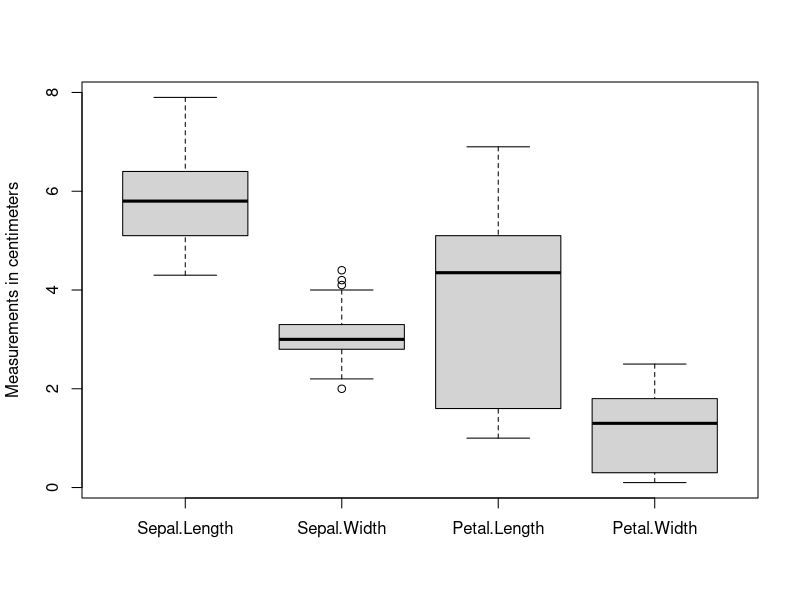
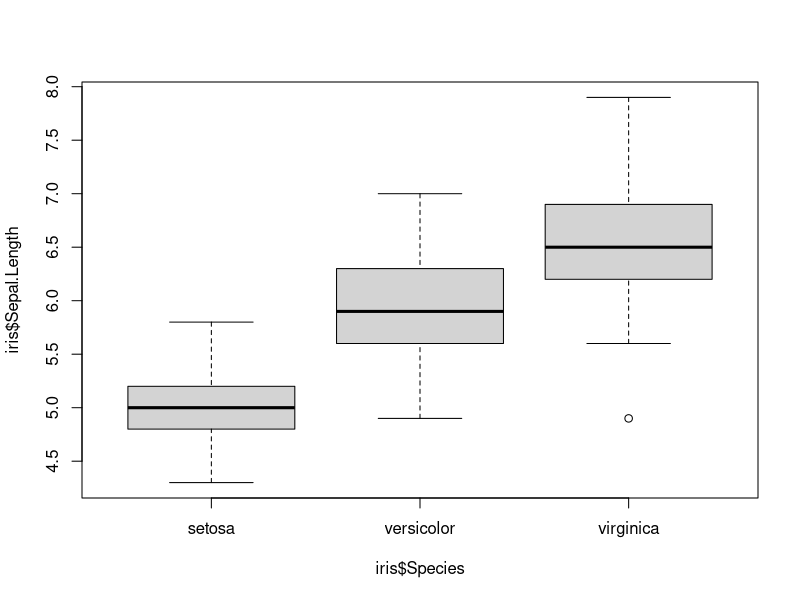
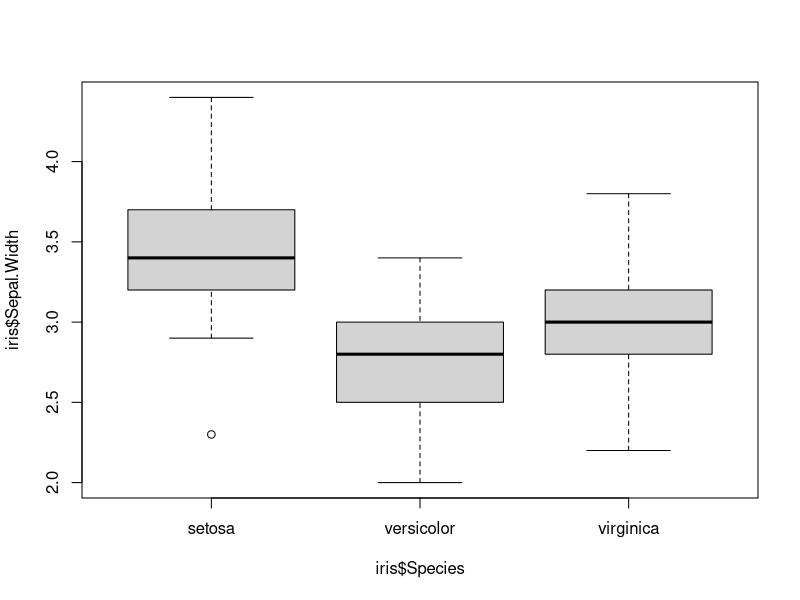
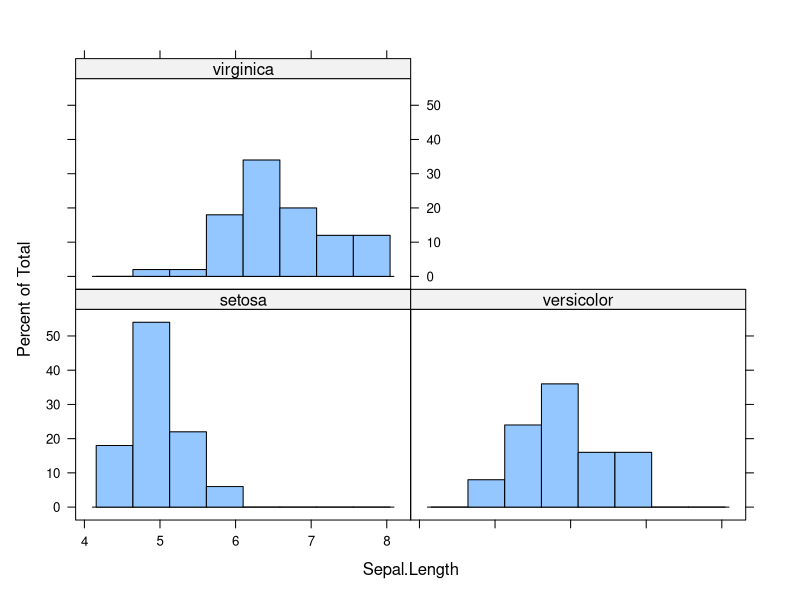
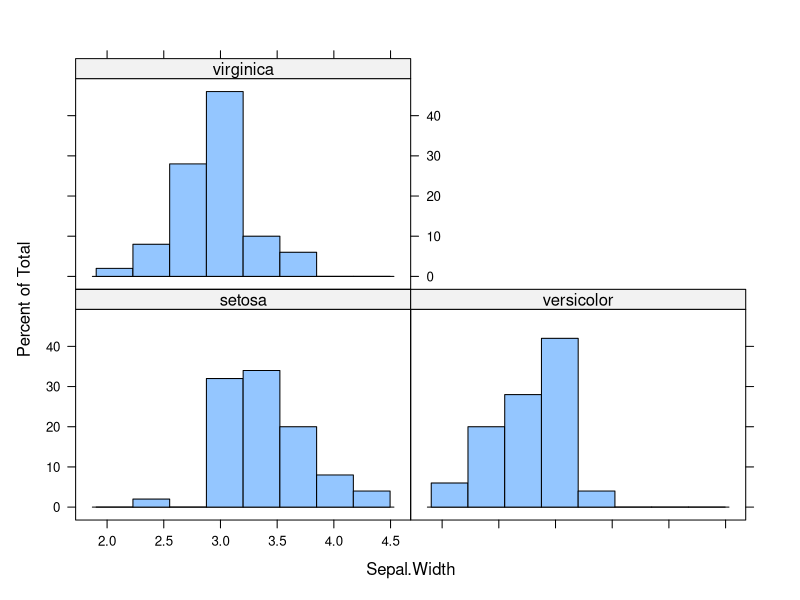
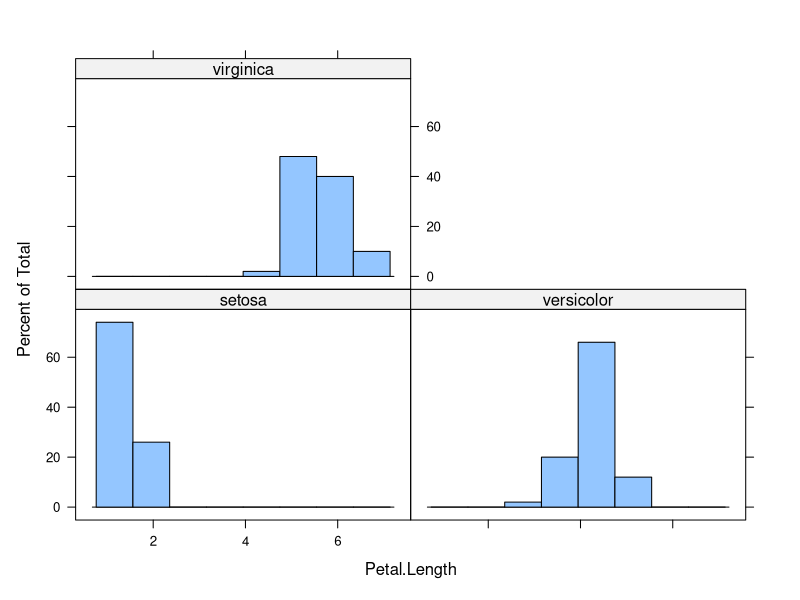
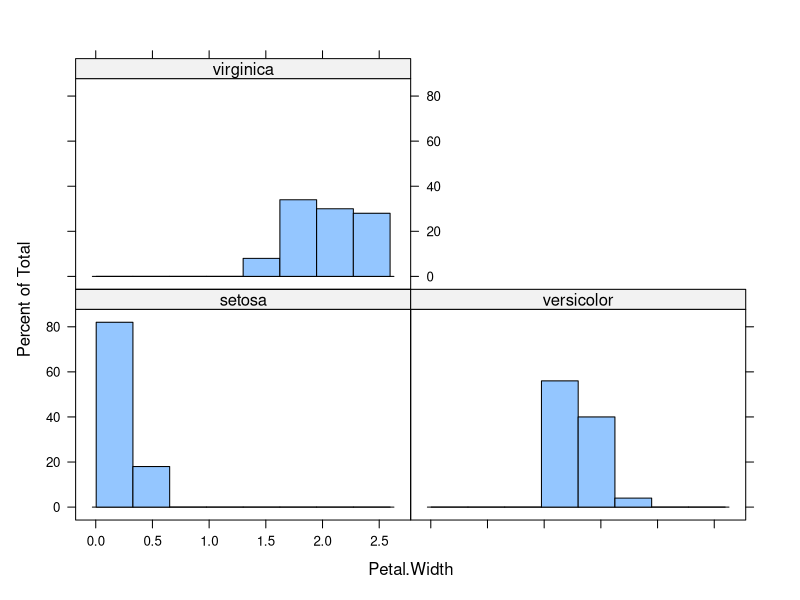

R code for these plots, in order:
## ---- chunk 1
library(tidyverse)
library(lattice)
## ---- chunk 2
str(iris)
## ---- chunk 3
head(iris)
#Here we see the first 5 rows of the dataset and all columns have values.
#Next we can execute the tail function.
tail(iris)
#The output shows us the last 5 rows of the dataset and all columns have values.
#Next we execute a function that will provide us with the number of null values.
colSums(is.na(iris))
#This function shows us all the null values and we can see that there are 0 null values for all 5 variables. 
## ---- chunk 4
#We can start by checking for the ranges of each variable to check if any of the dimensions are 0 because length and width can't be 0. And if our dataset does contain 0 then it would indicate a potential dataset error.
range(iris$Sepal.Length)
range(iris$Sepal.Width)
range(iris$Petal.Length)
range(iris$Petal.Width)
#None of our observations are 0 which indicates a good dataset.

#Next we can check how many of our observations lie in each flower species
table(iris$Species)
#the output indicates an equal distribution across all three flower species
## ---- chunk 5
#First let us create some box plots to see the range of the observations and if there are any outliers.
boxplot(iris[,c(1:4)], ylab = "Measurements in centimeters")
#This boxplot shows us the range of each variable.

#We are interested in knowing how sepal length differs for each species.
boxplot(iris$Sepal.Length ~ iris$Species, ulab = "Measurements in centimeters")
#Setosas have the smallest sepal lengths followed by versicolor and then by virginica.

#We are also interested in knowing how sepal width differs for each species.
boxplot(iris$Sepal.Width ~ iris$Species, ulab = "Measurements in centimeters")
#For sepal width range is different for each species.

#We can check sepal length histograms for each species.
histogram( ~ Sepal.Length | Species, data = iris)

#We can check sepal width histograms for each species.
histogram( ~ Sepal.Width | Species, data = iris)

#We can check petal length histograms for each species.
histogram( ~ Petal.Length | Species, data = iris)

#We can check sepal width histograms for each species.
histogram( ~ Petal.Width | Species, data = iris)
